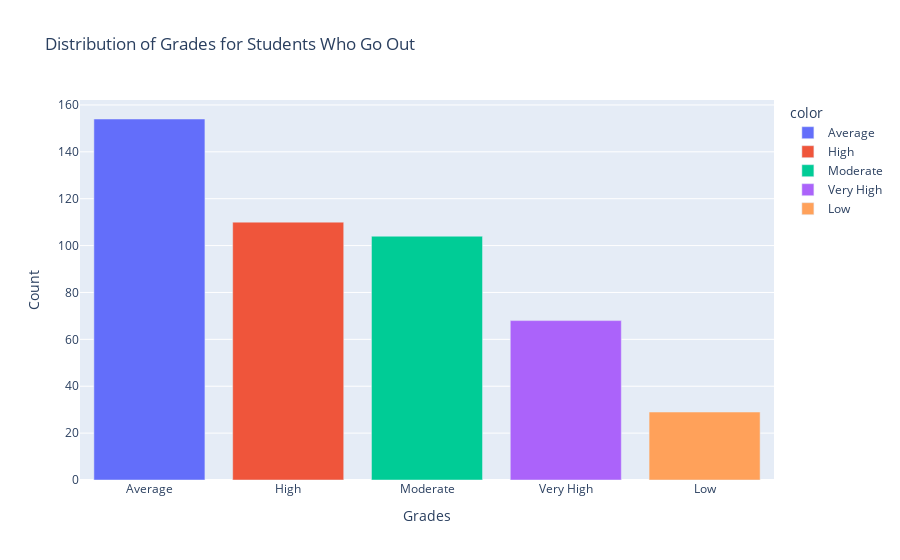

Notebook code for this chart:
### Code cell
fig_goout.show()

### Figure 1 — Plotly figure (JSON) as saved in the notebook; plotly's stock layout.template omitted (floating-point values rounded to 4 significant figures)
{"data": [{"alignmentgroup": "True", "hovertemplate": "color=Average<br>Grades=%{x}<br>Count=%{y}<extra></extra>", "legendgroup": "Average", "marker": {"color": "#636efa", "pattern": {"shape": ""}}, "name": "Average", "offsetgroup": "Average", "orientation": "v", "showlegend": true, "textposition": "auto", "type": "bar", "x": ["Average"], "xaxis": "x", "y": [154], "yaxis": "y"}, {"alignmentgroup": "True", "hovertemplate": "color=High<br>Grades=%{x}<br>Count=%{y}<extra></extra>", "legendgroup": "High", "marker": {"color": "#EF553B", "pattern": {"shape": ""}}, "name": "High", "offsetgroup": "High", "orientation": "v", "showlegend": true, "textposition": "auto", "type": "bar", "x": ["High"], "xaxis": "x", "y": [110], "yaxis": "y"}, {"alignmentgroup": "True", "hovertemplate": "color=Moderate<br>Grades=%{x}<br>Count=%{y}<extra></extra>", "legendgroup": "Moderate", "marker": {"color": "#00cc96", "pattern": {"shape": ""}}, "name": "Moderate", "offsetgroup": "Moderate", "orientation": "v", "showlegend": true, "textposition": "auto", "type": "bar", "x": ["Moderate"], "xaxis": "x", "y": [104], "yaxis": "y"}, {"alignmentgroup": "True", "hovertemplate": "color=Very High<br>Grades=%{x}<br>Count=%{y}<extra></extra>", "legendgroup": "Very High", "marker": {"color": "#ab63fa", "pattern": {"shape": ""}}, "name": "Very High", "offsetgroup": "Very High", "orientation": "v", "showlegend": true, "textposition": "auto", "type": "bar", "x": ["Very High"], "xaxis": "x", "y": [68], "yaxis": "y"}, {"alignmentgroup": "True", "hovertemplate": "color=Low<br>Grades=%{x}<br>Count=%{y}<extra></extra>", "legendgroup": "Low", "marker": {"color": "#FFA15A", "pattern": {"shape": ""}}, "name": "Low", "offsetgroup": "Low", "orientation": "v", "showlegend": true, "textposition": "auto", "type": "bar", "x": ["Low"], "xaxis": "x", "y": [29], "yaxis": "y"}], "layout": {"barmode": "relative", "legend": {"title": {"text": "color"}, "tracegroupgap": 0}, "title": {"text": "Distribution of Grades for Students Who Go Out"}, "xaxis": {"anchor": "y", "domain": [0, 1], "title": {"text": "Grades"}}, "yaxis": {"anchor": "x", "domain": [0, 1], "title": {"text": "Count"}}}}
